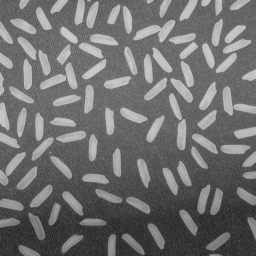
%> input picture FCMS1灰度图像/rice.png, 256 x 256 px
$ octave watershed_demo.m   (GNU Octave 9; MATLAB toolbox functions it lacks are replaced by stand-ins)
%> lines starting %> are read from the running program, lines starting %| are printed output that depends on the picture; in (x1, y1, x2, y2) boxes, pixels count from 0 and x2, y2 are one past the last pixel; in counts of white or black regions, pixels touching at a corner belong together; the program's own positions count from 1
%% 不用分水岭进行分割
I=imread('rice.png');
%> I is the input picture: size 256x256 uint8; min 40, max 204, mean 111.2
J=imtophat(I,strel('disk',15));
bw=im2bw(J,graythresh(J));
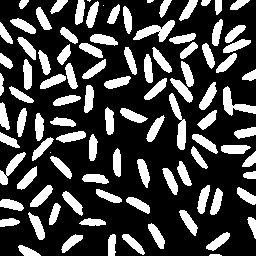
%> bw: size 256x256 logical; 27% white; 99 white regions (4 under 20 px), largest, box (x1, y1, x2, y2) and area: (133, 20, 175, 42) 404, (169, 93, 186, 150) 399, (223, 86, 256, 116) 376
bw_opened=bwareaopen(bw,5);
L1=bwlabel(bw_opened);
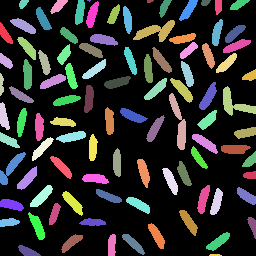
%> L1: size 256x256 double; 98 distinct labels, from 0 to 97; one colour per label, 0 black
rgb1=label2rgb(L1, 'spring', 'c', 'shuffle');
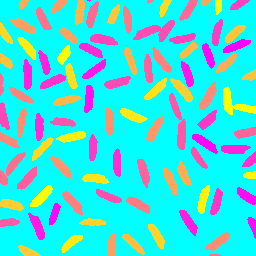
%> rgb1: size 256x256x3 uint8; mean R, G, B 68.8, 220.4, 220.9
figure
subplot(1,2,1),imshow(I),title('原始图像')
subplot(1,2,2),imshow(rgb1),title('不使用分水岭的分割结果')

% 使用控制标记符的分水岭分割
%% 1. Compute a segmentation function.  This is an image whose dark regions are the objects you are trying to segment.
g=imgradient(I);
figure
subplot(1,2,1),imshow(I),title('原始图像')
subplot(1,2,2),imshow(g,[]),title('原始图像的梯度')

%% 2. Compute foreground markers.  These are connected blobs of pixels within each of the objects.
% 计算前景标记需分割出所有我们感兴趣的物体，这里我们使用形态学的腐蚀方法，发现腐蚀后的结果能很好的将我们感兴趣的所有物体均分割开来；但此时若对腐蚀后的图像进行描述，如计算分割后每个物体的面积、重心等信息，则会得到错误的结果，因为腐蚀后的物体一般比实际物体的小，故需使用分水岭分割得到完整的物体，从而能得到正确的信息
im=imerode(bw,strel('rectangle',[3 3]));
%> im: size 256x256 logical; 16.5% white; 100 white regions (2 under 20 px), largest, box (x1, y1, x2, y2) and area: (178, 121, 185, 149) 155, (222, 146, 249, 153) 151, (31, 186, 51, 206) 147
figure
subplot(1,2,1),imshow(I),title('原始图像')
subplot(1,2,2),imshow(im),title('前景标记')

%% 3. Compute background markers.  These are pixels that are not part of any object.
% 计算背景标记，此处我们求解一个分水岭
Lim=watershed(bwdist(bw));
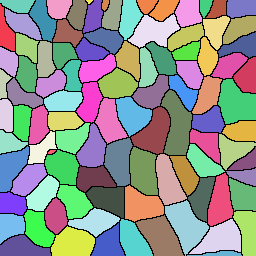
%> Lim: size 256x256 uint8; 100 distinct labels, from 0 to 99; one colour per label, 0 black
em=Lim==0;
%> em: size 256x256 logical; 8.8% white in thin lines or dots
figure,imshow(em),title('背景标记')

%% 4. Modify the segmentation function so that it only has minima at the foreground and background marker locations.
g2=imimposemin(g,im | em);
figure,imshow(g2),title('修改后的梯度图像')
%> after `imshow(g2)`:
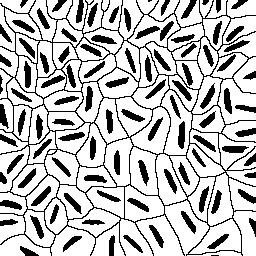
%> displayed picture: size 256x256, on the screen's scale of 0 to 255; min 0, max 255, mean 190.4

%% 5. Compute the watershed transform of the modified segmentation function.
L2=watershed(g2);
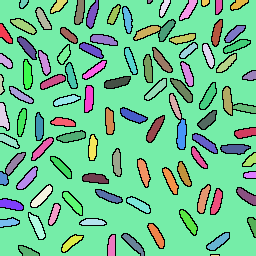
%> L2: size 256x256 uint8; 102 distinct labels, from 0 to 101; one colour per label, 0 black

%% 6. 显示分水岭的分割结果
rgb2=label2rgb(L2, 'hot', 'c', 'shuffle');
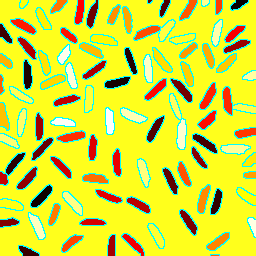
%> rgb2: size 256x256x3 uint8; mean R, G, B 217.8, 224.7, 53.9
figure
subplot(1,2,1),imshow(I),title('原始图像')
subplot(1,2,2),imshow(rgb2),title('经分水岭分割后的图像')

%% 7. 最后,比较两种结果
figure
subplot(1,3,1),imshow(I),title('原始图像')
subplot(1,3,2),imshow(rgb1),title('不用分水岭的分割结果')
subplot(1,3,3),imshow(rgb2),title('使用分水岭的分割结果')
